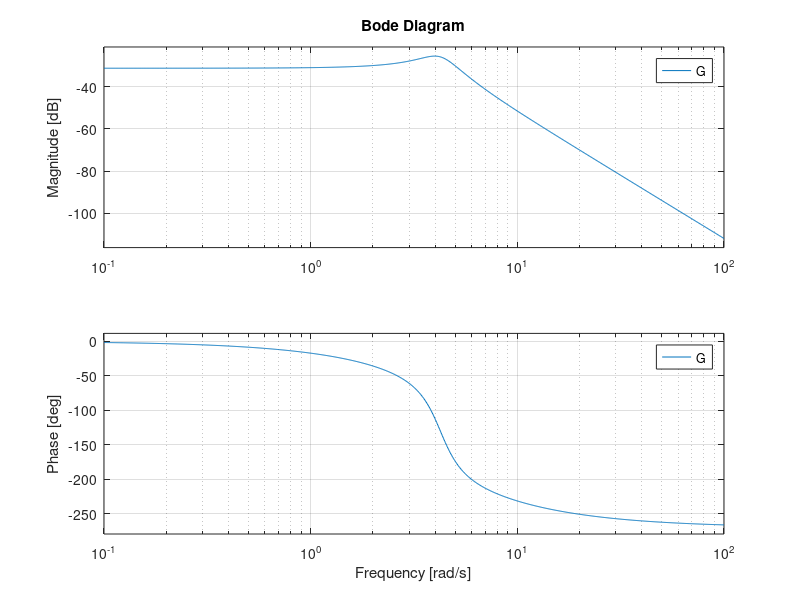

Here is the MATLAB script that generated this plot:
clc, clear, close all

alpha = 18.02;
beta =  1.74;
gamma = 0.5;

Gmotor = tf(1, [1/5 1]);
G = tf(gamma, [1 beta alpha])    * Gmotor;

bode(G)
omega_n = sqrt(alpha);
ksi = beta/2/omega_n;

omega_r = omega_n * sqrt(1-ksi^2);
freq = omega_r/(2*pi);

freq_rad = [0.10, 0.60, 1.20, 1.70, 2.10, 2.50, 2.75, 3.00, 3.15, 3.30, 3.45, 3.60, 3.75, 3.85, 3.95, 4.00, 4.05, 4.10, 4.15, 4.25, 4.40, 4.70, 5.00, 8.00, 10.0, 25, 40, 60];


%curva estatica
yss = deg2rad(30);
uss = 34.2003*yss + 1.1513; 

A = 5; %amplitude de oscilação em U
dyss = rad2deg(A/34.2003); %amplitude de oscilação em graus


